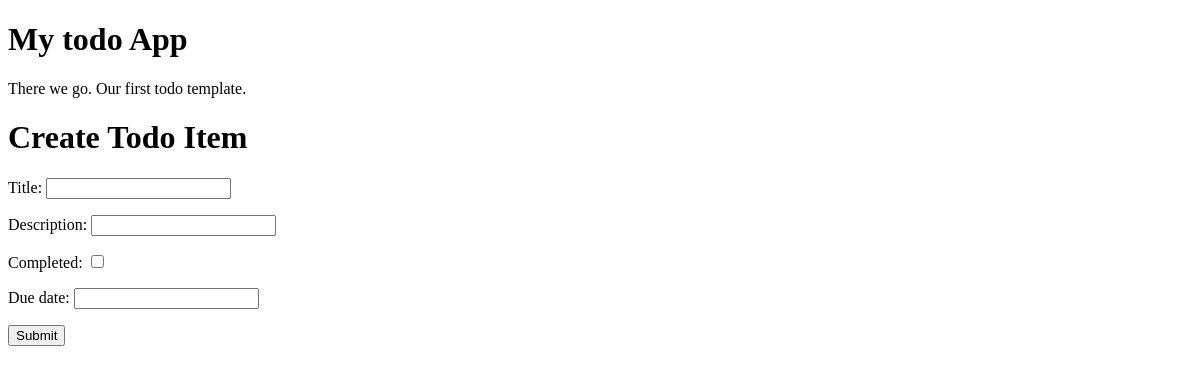
Page /todo/ on the earlier database version.
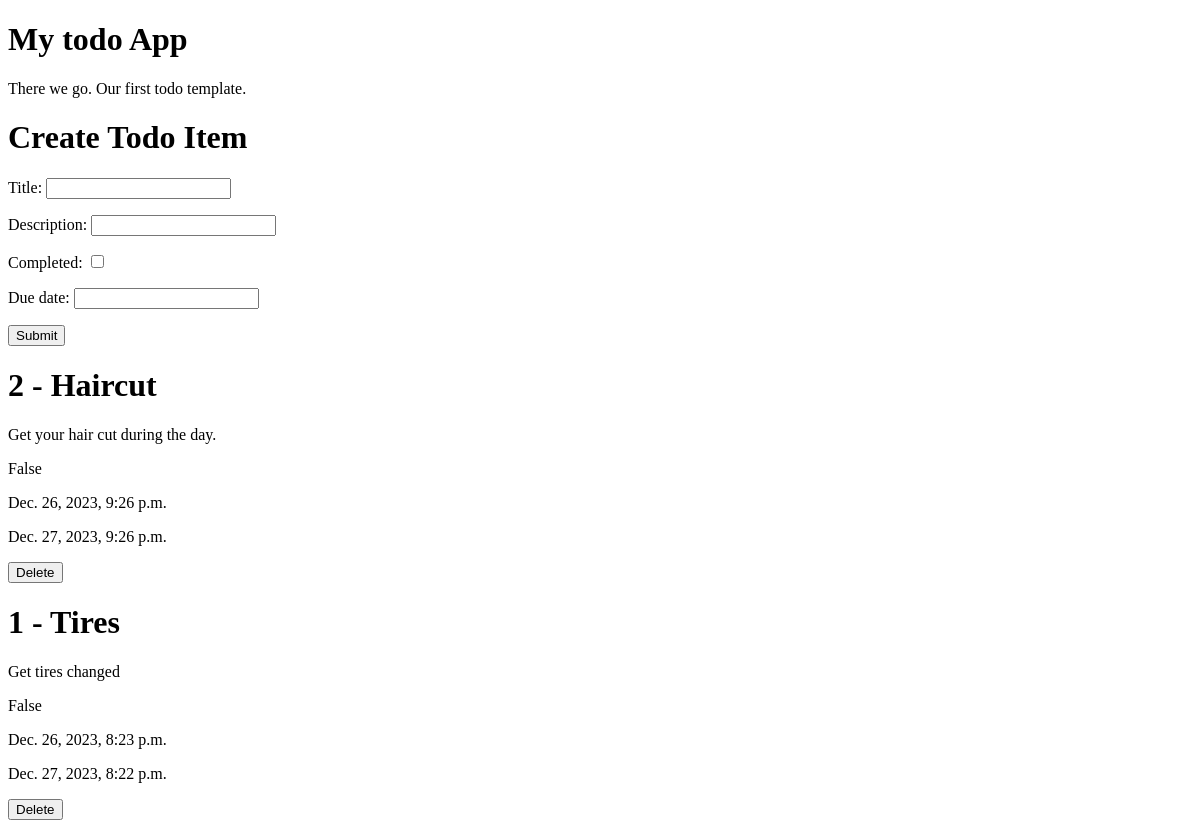
Same page on the later database version.
### todo/models.py (models this page shows)
class TodoItem(models.Model):
    title = models.CharField(max_length=100, null=True)
    description = models.CharField(max_length=255)
    completed = models.BooleanField(default = False)
    created_at = models.DateTimeField(auto_now_add=True)
    due_date = models.DateTimeField(null=True, blank=True)

### todo/views.py (the view)
# urls.py: path('', views.IndexView.as_view(), name='index'),
def index(request):
    todos = TodoItem.objects.all().order_by('-created_at')
    form = TodoItemForm()
    return render(request, 'todo/index.html', {'form': form, 'todos': todos})

### todo/forms.py
class TodoItemForm(forms.ModelForm):
    class Meta:
        model = TodoItem
        fields = ['title', 'description', 'completed', 'due_date']

### todo/templates/todo/index.html (shortened to what this page needs)
{% extends "todo/base.html" %}
{% block header %} My todo App {% endblock header %}
{% block content %}
There we go. Our first todo template.
<h1>Create Todo Item</h1>
    <form action="{% url 'todo:create-todo' %}" method="post">
        {{ form.as_p }}
        <button type="submit">Submit</button>
    </form>
{% if todos %}
{% for todo in todos %}
<h1>{{todo.id}} - {{todo.title}}</h1>
<p>{{ todo.description }}</p>
<p>{{ todo.completed }}</p>
<p>{{ todo.created_at }}</p>
<p>{{ todo.due_date }}</p>
<form action="{% url 'todo:delete-todo' todo.id %}" method='post'> {% csrf_token %}
    <input type="submit" value="Delete">
</form>
{% endfor %}
{% endif %}
{% endblock content %}

### todo/templates/todo/base.html (shortened to what this page needs)
<!DOCTYPE html>
<html lang="en">
<head>
</head>
<body>
    <header>
        <h1>{% block header %}My Django App{% endblock %}</h1>
    </header>
    <main>
        {% block content %}{% endblock %}
    </main>
</body>
</html>

Differences in the rows shown:
added TodoItem: id "2", title "Haircut", description "Get your hair cut during the day.", completed "False", created_at "Dec. 26, 2023, 9:26 p.m.", due_date "Dec. 27, 2023, 9:26 p.m."
added TodoItem: id "1", title "Tires", description "Get tires changed", completed "False", created_at "Dec. 26, 2023, 8:23 p.m.", due_date "Dec. 27, 2023, 8:22 p.m."
